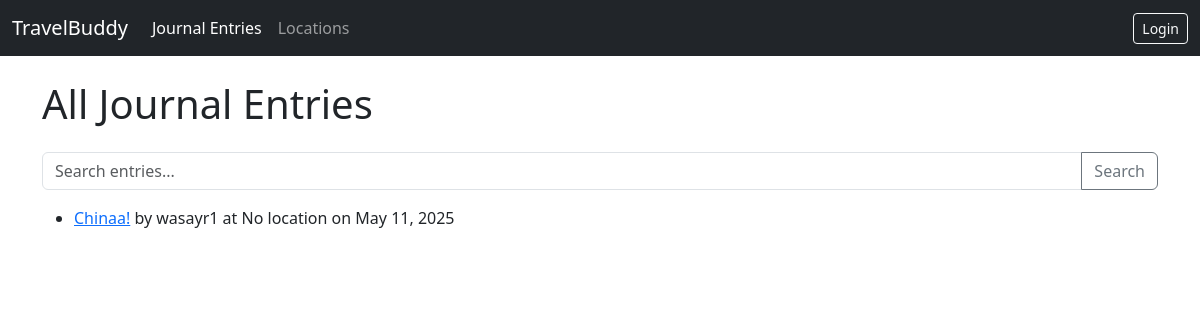
The app's page /project/ with its own data.
### project/models.py (models this page shows)
class JournalEntry(models.Model):
    title = models.CharField(max_length=200)
    content = models.TextField()
    created_date = models.DateTimeField(auto_now_add=True)
    updated_date = models.DateTimeField(auto_now=True)
    user = models.ForeignKey(User, on_delete=models.CASCADE)
    location = models.ForeignKey(Location, on_delete=models.SET_NULL, null=True, blank=True)
    image = models.ImageField(upload_to='journal_images/', blank=True, null=True)
    VISIBILITY_CHOICES = [
        ('public', 'Public'),
        ('private', 'Private'),
    ]
    visibility = models.CharField(max_length=10, choices=VISIBILITY_CHOICES, default='public')
    tags = models.ManyToManyField('Tag', through='EntryTag', blank=True)

### project/views.py (the view, shortened to what this page needs)
# urls.py: path('', views.JournalEntryListView.as_view(), name='entry-list'), # Homepage shows entries
class JournalEntryListView(generic.ListView):
    model = JournalEntry
    context_object_name = 'journalentry_list' # Default is 'object_list'
    template_name = 'project/journalentry_list.html' # Explicitly state template
    def get_queryset(self):
        queryset = JournalEntry.objects.order_by('-created_date') # Start with default ordering
        query = self.request.GET.get('q')
        return queryset

### project/templates/project/journalentry_list.html (shortened to what this page needs)
{% extends "project/base.html" %}
{% block header %}All Journal Entries{% endblock %}
{% block content %}
    <form method="get" action="{% url 'project:entry-list' %}" class="mb-3">
        <div class="input-group">
            <input type="text" name="q" class="form-control" placeholder="Search entries..." value="{% if request.GET.q %}{{ request.GET.q }}{% endif %}">
            <button class="btn btn-outline-secondary" type="submit">Search</button>
        </div>
    </form>
    {% if journalentry_list %}
        <ul>
        {% for entry in journalentry_list %}
            <li>
                <a href="{% url 'project:entry-detail' pk=entry.pk %}">{{ entry.title }}</a>
                by {{ entry.user.username }}
                {% if entry.location %}
                    at <a href="{% url 'project:location-detail' pk=entry.location.pk %}">{{ entry.location.name }}</a>
                {% else %}
                    at <span>No location</span>
                {% endif %}
                on {{ entry.created_date|date:"M d, Y" }}
            </li>
        {% endfor %}
        </ul>
    {% else %}
        <p>No journal entries found. <a href="{% url 'project:entry-create' %}">Add one?</a></p>
    {% endif %}
{% endblock %}

### project/templates/project/base.html (style rules this page uses)
body { padding-top: 56px; }

### records on screen
JournalEntry: title "Chinaa!", user.username "wasayr1", shows "at", created_date "May 11, 2025"
